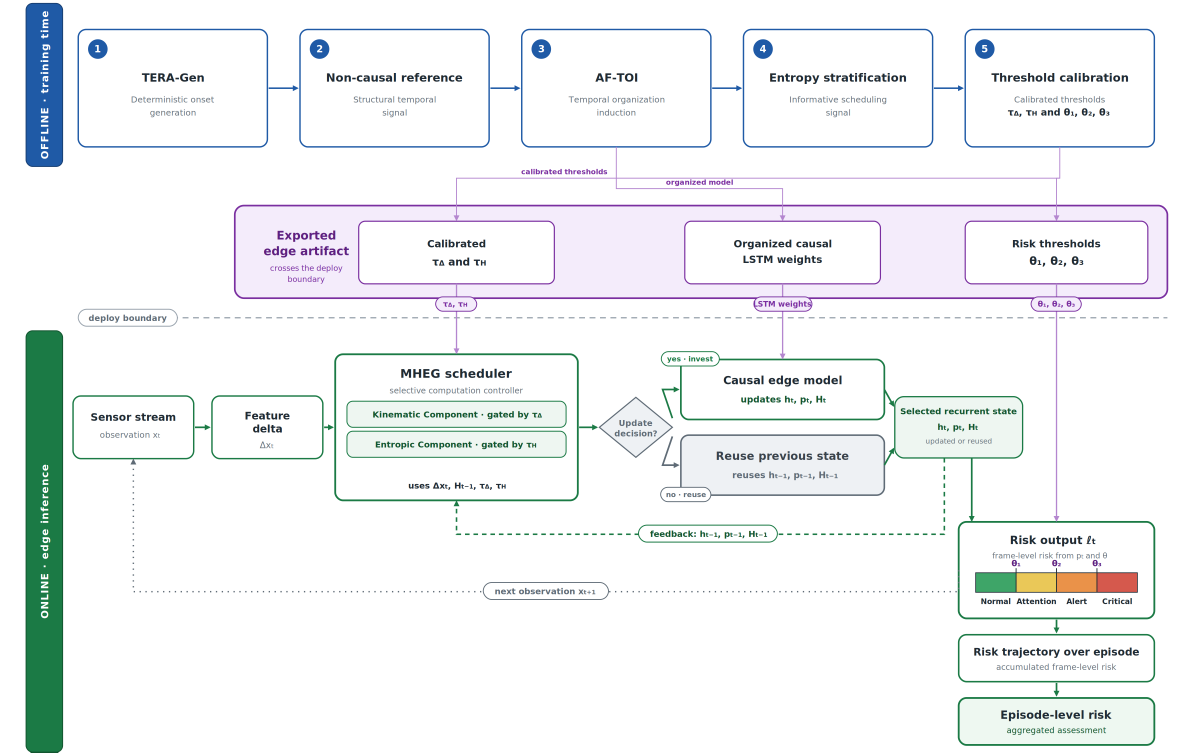
#> input picture 7-article-latex/revisao-round1/image/2-fig_tera_pipeline_final.png, 3530 x 2257 px (shown at 1/3 size)
$ python patch_fig2.py
#> lines starting #> are read from the running program, lines starting #| are printed output that depends on the picture
"""Patch da Fig.2 (2-fig_tera_pipeline_final.png -> _v2.png): alinha o ramo online
a semantica avaliada (janela recomputada; supressao reusa so a probabilidade
emitida). 4 inscricoes alteradas; todo o resto pixel-identico. Original preservado."""
from PIL import Image, ImageDraw, ImageFont
B="/usr/share/fonts/truetype/dejavu/DejaVuSans-Bold.ttf"
im=Image.open("2-fig_tera_pipeline_final.png").convert("RGB")
d=ImageDraw.Draw(im)
def F(sz): return ImageFont.truetype(B,sz)
def draw_sub(x,y,parts,fill,main=34,sub=24):
    """parts: list of (text, is_sub). Retorna largura total. y = topo do texto principal."""
    cx=x
    for t,is_s in parts:
        f=F(sub if is_s else main)
        yy=y+(main-sub)+6 if is_s else y
        d.text((cx,yy),t,font=f,fill=fill)
        cx+=d.textlength(t,font=f)
    return cx-x
def center_sub(cx_center,y,parts,fill,main=34,sub=24):
    w=sum(d.textlength(t,font=F(sub if s else main)) for t,s in parts)
    draw_sub(cx_center-w/2,y,parts,fill,main,sub)

SLATE=(61,68,81); GREEN=(26,122,74); GRAY=(138,143,152)

# cores de fundo amostradas
bg_reuse=im.getpixel((2350,1420)); bg_sel=im.getpixel((2740,1195)); bg_fb=(255,255,255); bg_ca=(255,255,255)
#> after `bg_reuse = im.getpixel((2350, 1420))`: bg_reuse = (238, 241, 244)
#> after `bg_sel = im.getpixel((2740, 1195))`: bg_sel = (238, 246, 241)

# 1) Causal edge model: subtitulo "updates h_t, p_t, H_t" -> "recomputes causal window: p_t, H_t"
d.rectangle((2130,1170,2600,1225),fill=bg_ca)
center_sub(2365,1182,[("recomputes window: ",0),("p",0),("t",1),(", H",0),("t",1)],GREEN,30,22)
#> in center_sub, `w=sum(d.textlength(t,font=F(sub if s else main)) for t,s in parts)`: w = 451.6
#> the loop in draw_sub, `for t,is_s in parts:` made 5 passes
#> cx on passes 1 to 5: 2501.4, 2522.9, 2533.4, 2580.3, 2590.8
#> after the loop in draw_sub, `for t,is_s in parts:`: cx = 2590.8

# 2) Reuse previous state -> Reuse emitted probability ; sub reuses p_{t-1}, H_{t-1}
d.rectangle((2100,1335,2620,1395),fill=bg_reuse)   # titulo
d.rectangle((2100,1400,2620,1450),fill=bg_reuse)   # sub
f=F(35); t="Reuse emitted probability"
d.text((2360-d.textlength(t,font=f)/2,1344),t,font=f,fill=SLATE)
center_sub(2360,1405,[("reuses p",0),("t−1",1),(", H",0),("t−1",1)],(90,103,124),32,23)
#> the loop in draw_sub (call 2), `for t,is_s in parts:` made 4 passes
#> cx on passes 1 to 4: 2365.8, 2412, 2462.1, 2508.4

# 3) Selected recurrent state -> Selected output ; h_t,p_t,H_t -> p_t, H_t
d.rectangle((2700,1205,3065,1255),fill=bg_sel)   # titulo
d.rectangle((2700,1258,3065,1300),fill=bg_sel)   # sub
f=F(34); t="Selected output"
d.text((2882-d.textlength(t,font=f)/2,1212),t,font=f,fill=GREEN)
center_sub(2882,1260,[("p",0),("t",1),(", H",0),("t",1)],GREEN,32,23)

# 4) feedback pill: remove h_{t-1}
d.rectangle((1912,1548,2356,1634),fill=bg_fb)
d.rounded_rectangle((1948,1556,2332,1626),radius=34,outline=GREEN,width=3,fill=(255,255,255))
center_sub(2140,1574,[("feedback: p",0),("t−1",1),(", H",0),("t−1",1)],GREEN,28,20)

im.save("2-fig_tera_pipeline_final_v2.png")
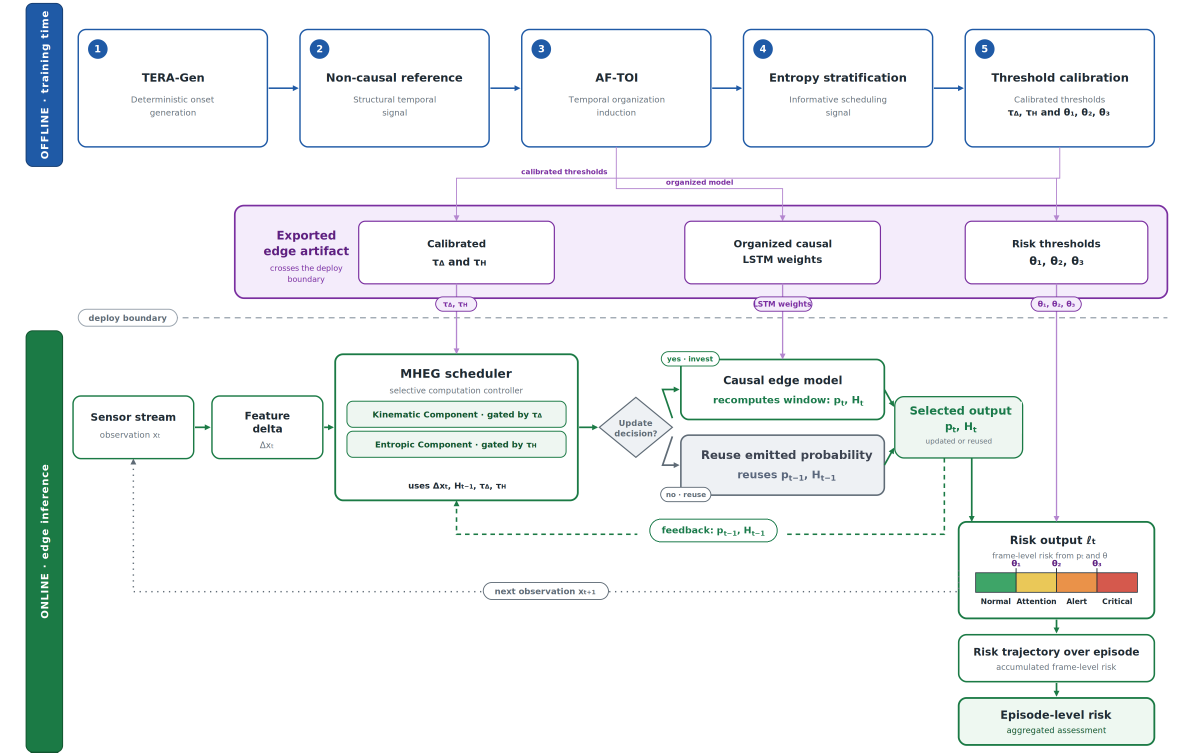
#> saved as 2-fig_tera_pipeline_final_v2.png: PIL image 3530x2257 RGB (shown at 1/3 size); mean R, G, B 239.8, 242.6, 243.7
print("salvo _v2")
